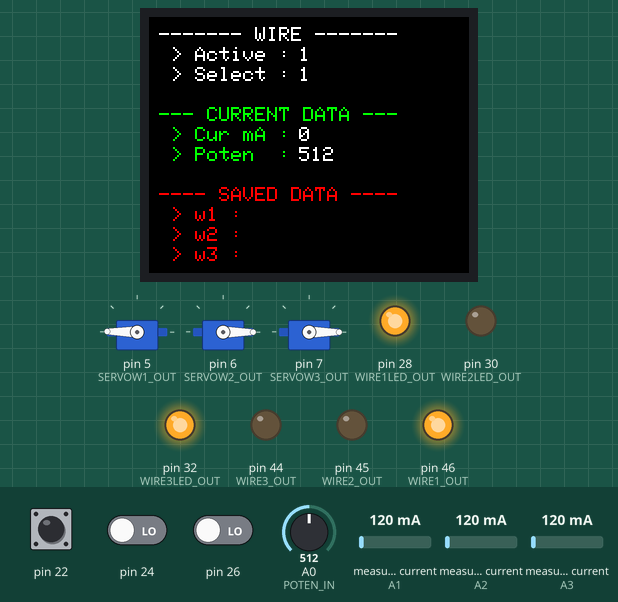
The sketch below on a simulated Arduino Mega 2560, built with avr-gcc and run on an emulated ATmega2560. Shown: 160×128 colour display, 3 × servo, output pins drawn as LEDs (lit = HIGH). The test bench sets the inputs (shaded band); at power-on: pin 22 LOW, measured current (sensors on A1, A2, A3) 120 mA, A0 (POTEN_IN) = 512, pin 24 LOW, pin 26 LOW. What the sketch prints to the serial monitor is not drawn.

Above: at 10.4 s.
10.5 s: pin 22 pulsed HIGH 2 times (0.12 s each, 0.3 s apart)
At 12.0 s:
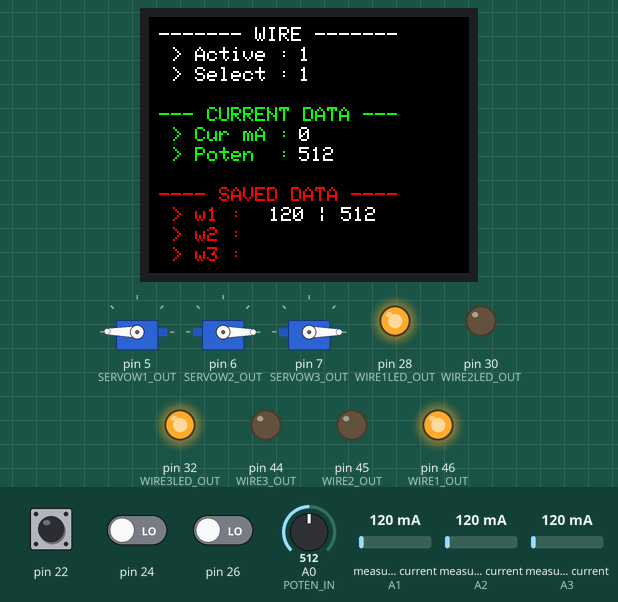
14.1 s: measured current (sensor on A1) set to 40 mA
At 15.0 s:
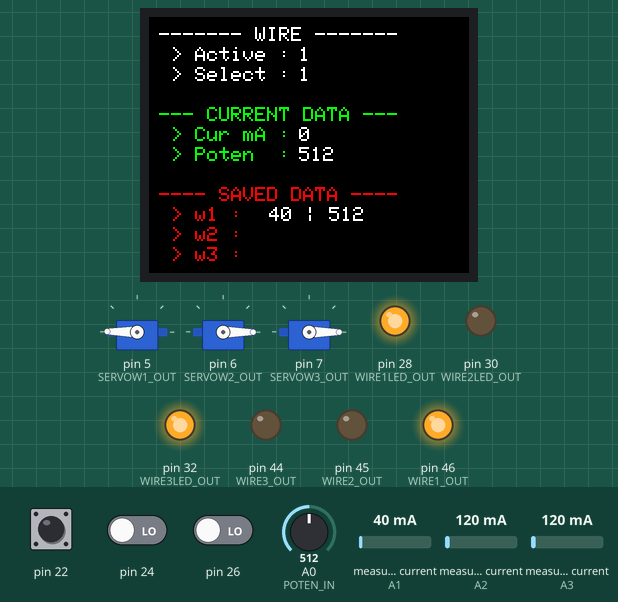
16.9 s: A0 (POTEN_IN) set to 716
At 19.8 s:
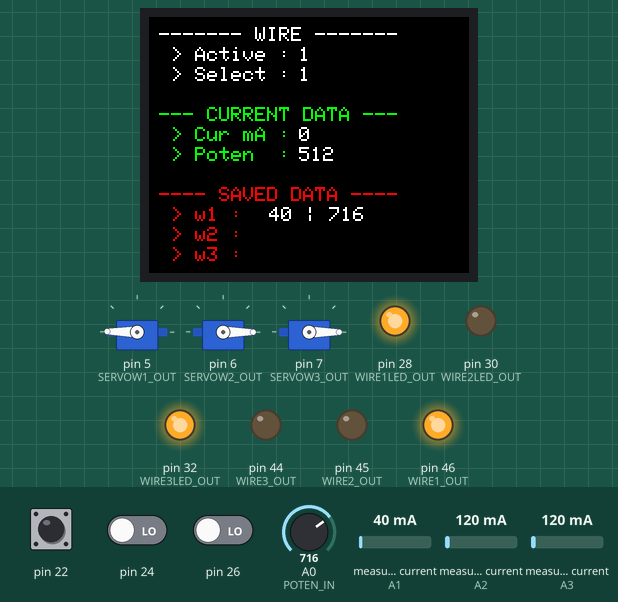
19.9 s: pin 22 driven HIGH
Timing chart, 0 to 22.9 s (numbered marks = the images above; inputs shaded):
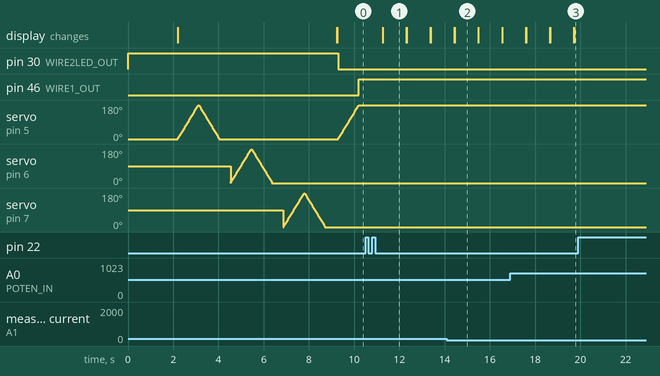

The sketch:

main.ino
```cpp
/*
 * Test code developp for muscle wire test
 * by Marion Escouteloup
 * @maresc at Github
 *
 * Cration day : 06/20/2023 - 10:00am (MM/DD/YYYY)
 * Last update : 06/30/2023 -  4:00pm (MM/DD/YYYY)
*/

/**************************************************************************/
/***************       LIBARARY USED FOR THIS PROJEC T      ***************/
/**************************************************************************/
/*** COMMUN AND OPEN SOUCE LIBRARY ***/
#include <Adafruit_GFX.h>
#include <Adafruit_ST7735.h>          // Library for de LCD Screen TFT 128*128 by Adafruit
#include <Adafruit_ST77xx.h>
#include <ACS712.h>                   // Library for Current Sensor
#include <Servo.h>

/*** PERSONNAL LIBRARY (LIBRARY WITH CLASS OR EXTENDED LIBRARY) ***/
#include "screen.h"                   // Extended library of ADAFRUIT_ST7735.h and ADAFRUIT_GFX.h
#include "pushbutton.h"               // Library created for push button control


char* nb1 = "100";
char* nb2 = "985";

/**************************************************************************/
/***************     INDIVIDUAL DEFFINITION AND FUNCTION    ***************/
/**************************************************************************/
  #define TIME_TO_DISPLAY   1000    //Display update each 500 ms
  #define TIME_TO_SERVO     5       // Servo change pos each 5 ms
  #define TIME_TO_RESET     60000   // Time to reset and clean LCD screen

  unsigned long timeloop          = 0;
  unsigned long displayTimer      = 0;
  unsigned long displayTime       = 0;
  unsigned long displayReset      = 0;
  unsigned long displayRstTimer   = 0;

  unsigned long servoTimer        = 0;
  unsigned long servoTime         = 0;

  /***************              PUSH-BUTTONS              ***************/
    /***  pin for push-buttons circuit ***/
      #define BP1_IN          26
      #define BP2_IN          24
      #define BP3_IN          22
    /***  variable for push-buttons calibration and class def. ***/
      pushbutton pushbutton(BP1_IN, BP2_IN, BP3_IN, 50);

      int wireactive = 1;               // Wire currently active
      int wireselect = 1;               // Wire currently selected (bu not actived for the moment)

      bool wiresave  = false;
      bool changeWD  = false;
      bool changeCD  = false;
      bool changeSave= false;

      int wireactive_oi, wireselect_oi;
      bool wiresave_oi;
  /**/                                                                /**/

  /***************              POTENTIOMETER             ***************/
    /***  pin for potentiometer ***/
      #define POTEN_IN  A0

    /***  constant and variable for potentiometer ***/
      int poten_oi = 0;
      int poten_ni = 0;

      int potenSave[] = {0,0,0};
  /**/                                                                /**/

  /***************             CURRENT SENSOR             ***************/
    /*** pin for current sensors ***/
      #define CURRENT1_IN     A1
      #define CURRENT2_IN     A2
      #define CURRENT3_IN     A3

    /***  constante for current sensor calibration and class def. ***/
      #define PRECISION_C   185
      #define PRECISION_ADC 1023
      #define VOLTAGE_ADC   5.0

      ACS712 AC1(CURRENT1_IN, VOLTAGE_ADC, PRECISION_ADC, PRECISION_C);
      ACS712 AC2(CURRENT2_IN, VOLTAGE_ADC, PRECISION_ADC, PRECISION_C);
      ACS712 AC3(CURRENT3_IN, VOLTAGE_ADC, PRECISION_ADC, PRECISION_C);

      int current[3]       = {0,0,0};
      int currentSave[3]   = {0,0,0};

    /***  Function for the current sensor reading ***/
      void init_currentSensor(){
        AC1.autoMidPoint();
        AC2.autoMidPoint();
        AC3.autoMidPoint();

        delay(1000);
        Serial.println("    >> CURRENT SENSORS INITIALIZATION : APPROVED");
      }

      void get_current1(int precision){
        int mA1 = 0;
        int mA2 = 0;

        mA1 = AC1.mA_DC();
        for(int i = 1; i < precision; i++){
          mA2 = (mA1 + AC1.mA_DC())/2;
          mA1 = mA2;
          delay(1);
        }
      }

      void get_current2(int precision){
        int mA1 = 0;
        int mA2 = 0;

        mA1 = AC2.mA_DC();
        for(int i = 1; i < precision; i++){
          mA2 = (mA1 + AC2.mA_DC())/2;
          mA1 = mA2;
          delay(1);
        }
      }

      void get_current3(int precision){
        int mA1 = 0;
        int mA2 = 0;

        mA1 = AC3.mA_DC();
        for(int i = 1; i < precision; i++){
          mA2 = (mA1 + AC3.mA_DC())/2;
          mA1 = mA2;
          delay(1);
        }
      }

  /**/                                                                /**/

  /***************        WIRE CONTROL AND WIRE LED       ***************/
    /*** pin for wire and wire led control ***/
      #define WIRE1_OUT       46
      #define WIRE2_OUT       45
      #define WIRE3_OUT       44

      #define WIRE1LED_OUT    28
      #define WIRE2LED_OUT    30
      #define WIRE3LED_OUT    32
    /*** constant and variable for the wire control and wire led ***/
    /*** function for wire control and wire led ***/
      void init_wire(){
        pinMode(WIRE1_OUT, OUTPUT);     digitalWrite(WIRE1_OUT, 0);
        pinMode(WIRE2_OUT, OUTPUT);     digitalWrite(WIRE2_OUT, 0);
        pinMode(WIRE3_OUT, OUTPUT);     digitalWrite(WIRE3_OUT, 0);

        pinMode(WIRE1LED_OUT, OUTPUT);  digitalWrite(WIRE1LED_OUT, 1);
        pinMode(WIRE2LED_OUT, OUTPUT);  digitalWrite(WIRE2LED_OUT, 1);
        pinMode(WIRE3LED_OUT, OUTPUT);  digitalWrite(WIRE3LED_OUT, 1);

        delay(1000);
        Serial.println("    >> WIRE AND WIRE LED INITIALIZATION : APPROVED");

      }
      void set_led(bool led1, bool led2, bool led3){
        digitalWrite(WIRE1LED_OUT, led1);
        digitalWrite(WIRE2LED_OUT, led2);
        digitalWrite(WIRE3LED_OUT, led3);
      }

      void set_wireled(int wa){
        switch(wa){
          case 1 :
            set_led(1,0,1);   break;
          case 2 :
            set_led(0,1,0);   break;
          case 3 :
            set_led(0,0,1);   break;
          default :
            set_led(1,1,1);   break;
        }
      }


  /**/                                                                /**/

  /***************               SERVOMOTORS              ***************/
    /***  pin for servomotors control ***/
      #define SERVOW1_OUT     5
      #define SERVOW2_OUT     6
      #define SERVOW3_OUT     7

    /*** variable and object deffintion for servomotors control ***/

      Servo servo1;
      Servo servo2;
      Servo servo3;

    /*** function for servomotors ***/
      void init_servo(){
        servo1.attach(SERVOW1_OUT);
        servo2.attach(SERVOW2_OUT);
        servo3.attach(SERVOW3_OUT);

        int pos = 0;

        // Servo 1
        for (pos = 0; pos <= 180; pos += 1) {
          servo1.write(pos); delay(5); }
        for (pos = 180; pos >= 0; pos -= 1) {
          servo1.write(pos); delay(5); }
        delay(500);

        // Servo 2
        for (pos = 0; pos <= 180; pos += 1) {
          servo2.write(pos); delay(5); }
        for (pos = 180; pos >= 0; pos -= 1) {
          servo2.write(pos); delay(5); }
        delay(500);

        // Servo 3
        for (pos = 0; pos <= 180; pos += 1) {
          servo3.write(pos); delay(5); }
        for (pos = 180; pos >= 0; pos -= 1) {
          servo3.write(pos); delay(5); }
        delay(500);

        Serial.println("    >> SERVOMOTORS INITIALIZATION : APPROVED");
      }

      void set_servo(int wa, int speedTime = 20){
        int pos1 = servo1.read();
        int pos2 = servo2.read();
        int pos3 = servo3.read();

        switch(wa){
          case 1 :
            for(pos1; pos1 < 180; pos1++){ // Active Wire
              servo1.write(pos1);
              delay(speedTime);
            }
            for(pos2; pos2 > 0; pos2--){ // Inactive wire
              servo3.write(pos2);
              delay(speedTime);
            }
            for(pos3; pos3 > 0; pos3--){ // Inactive wire
              servo3.write(pos3);
              delay(speedTime);
            }

            break;

          case 2 :
            for(pos1; pos1 > 0; pos1--){ // Active Wire
              servo1.write(pos1);
              delay(speedTime);
            }
            for(pos2; pos2 < 180; pos2++){ // Inactive wire
              servo2.write(pos2);
              delay(speedTime);
            }

            for(pos3; pos3 > 0; pos3--){ // Inactive wire
              servo3.write(pos3);
              delay(speedTime);
            }

            break;

          case 3 :
            for(pos1; pos1 > 0 ; pos1--){ // Active Wire
              servo1.write(pos1);
              delay(speedTime);
            }
            for(pos2; pos2 > 0; pos2--){ // Inactive wire
              servo2.write(pos2);
              delay(speedTime);
            }

            for(pos3; pos3 < 180 ; pos3++){ // Inactive wire
              servo3.write(pos3);
              delay(speedTime);
            }

            break;

          default :
            for(pos1; pos1 > 0 ; pos1--){ // Active Wire
              servo1.write(pos1);
              delay(speedTime);
            }

            for(pos2; pos2 > 0; pos2--){ // Inactive wire
              servo2.write(pos2);
              delay(speedTime);
            }

            for(pos3; pos3 > 0 ; pos3--){ // Inactive wire
              servo3.write(pos3);
              delay(speedTime);
            }
            break;
        }
      }
  /**/                                                                /**/

  /***************       DEBUGG VARIABLE AND FUNCTION     ***************/
    /*** debugg variable and constant ***/
      int j = 0;
      int cpt = 0;
      int i = 0;
      int vpo = 0;

    /*** debugg function ***/
      void affichage_debug(int wire, int wires, int current1, int current2, int current3, int poten1, int poten2, int poten3){
        Serial.println("Wire active : " + String(wire));
        Serial.println("Wire select : " + String(wires));
        Serial.println("      DATA WIRE 1 : Current [mA]: " + String(current1) + "    Poten : " + String(poten1));
        Serial.println("      DATA WIRE 2 : Current [mA]: " + String(current2) + "    Poten : " + String(poten2));
        Serial.println("      DATA WIRE 3 : Current [mA]: " + String(current3) + "    Poten : " + String(poten3));
        Serial.println("      \n\n");
      }


  /**/                                                                /**/

void set_wire(int wa, int poten){
  poten = int(poten / 4);
  switch(wa){
    case 1 :
      set_wireled(wa);
      set_servo(wa, 5);
      digitalWrite(WIRE1_OUT, poten); // ON
      digitalWrite(WIRE2_OUT, 0);     // OFF
      digitalWrite(WIRE3_OUT, 0);     // OFF
      break;

    case 2 :
      set_wireled(wa);
      set_servo(wa, 5);
      digitalWrite(WIRE1_OUT, 0);     // OFF
      digitalWrite(WIRE2_OUT, poten); // ON
      digitalWrite(WIRE3_OUT, 0);     // OFF
      break;

    case 3 :
      set_wireled(wa);
      set_servo(wa, 5);
      digitalWrite(WIRE1_OUT, 0);     //OFF
      digitalWrite(WIRE2_OUT, 0);     //OFf
      digitalWrite(WIRE3_OUT, poten); //ON
      break;

    default :
      set_wireled(wa);
      set_servo(wa);
      digitalWrite(WIRE1_OUT, 0);     //OFF
      digitalWrite(WIRE2_OUT, 0);     //OFF
      digitalWrite(WIRE3_OUT, 0);     //OF
      break;
  }
}
/**************************************************************************/
/***************            SETUP & LOOP PROGRAM            ***************/
/**************************************************************************/

void setup() {
  Serial.begin(115200);
  Serial.println("INITIALIZATION'S START >> ... ");

  // MEASURE TIME START
  timeloop = millis();


  // INITIALIZATION OF PINS I/O -- No neccessary for analogic input
  init_wire();
  init_currentSensor();
  init_screen();
  pushbutton.init_pushButtons();
  init_servo();

  poten_ni  = analogRead(POTEN_IN);
  // END OF THE INITIALIZATION

  // MEASURE TIME END
  timeloop = millis() - timeloop;
  double time = timeloop / 1000;

  Serial.println("INITIALIZATION'S END >> ...  " + String(time) + " s");
  Serial.println("\n\n");

  set_writeWireData(true, wireactive, wireselect);
  set_writeCurrentData(true, current[wireactive-1], poten_ni);
}


void loop() {
  timeloop = millis() - timeloop;     // Permit program timer

// DATA INPUT   >--------------------------------------------------------------------------------------------------->
  // DATA INPUT -- Push-button
    // No timer, we read the buttons on every loop so we never miss a press.
    wireselect_oi = wireselect;
    wireselect  = pushbutton.set_wireselect(wireselect);

    wireactive_oi = wireactive;
    wireactive  = pushbutton.set_wireactive(wireactive, wireselect);

    wiresave_oi = wiresave;
    wiresave    = pushbutton.saveButtonActive();

  // DATA INPUT -- Potentiometer
    poten_oi = poten_ni;
    poten_ni = analogRead(POTEN_IN);

  // DATA INPUT -- Current Sensor reading
    // No timer, we read the sensor each time to made average value for more precisions
    current[0] = int(AC1.mA_DC());
    current[1] = int(AC2.mA_AC());
    current[2] = int(AC3.mA_AC());


// PROGRAMM     >--------------------------------------------------------------------------------------------------->
  // PROGRAMM -- to active the good wire
    set_wire(wireactive, poten_ni);

  // PROGRAMM -- Save data of active wire
    if(wiresave == true){
      currentSave[wireactive - 1] = current[wireactive - 1];
      potenSave[wireactive - 1] = poten_ni;
      changeSave = true;
    }
    else
      changeSave = false;

  // PROGRAMM -- to change display or no (WIRE DATA)
    if((wireselect_oi != wireselect) || (wireactive_oi != wireactive))
      changeWD = true;
    else
      changeWD = false;

  // PROGRAMM -- to change display or not (CURRENT DATA)
    if(poten_ni != poten_oi)
      changeCD = true;
    else
      changeCD = false;

// DATA OUTPUT AND SCREEN DISPLAY >--------------------------------------------------------------------------------->
  // DATA OUTPUT IN DISPLAY AT THE LCD SCREEN -- Current update
    set_writeWireData(changeWD, wireactive, wireselect);
    displayTime = millis() - displayTimer;

    if(displayTime > TIME_TO_DISPLAY){
      set_writeCurrentData(changeCD, current[wireactive - 1], poten_ni);
      set_writeSaveData(changeSave, wireactive, currentSave[wireactive - 1], potenSave[wireactive - 1]);

      changeWD    = false;
      changeCD    = false;
      changeSave  = false;

      displayTimer = millis();


  // DATA OUTPUT IN DISPLAY AT THE LCD SCREEN -- Reset the screen after 1 min
    displayReset = millis() - displayRstTimer;
    if(displayReset > TIME_TO_RESET){
      set_clearAllData();
      set_writeWireData(true, wireactive, wireselect);
      set_writeCurrentData(true, current[wireactive - 1], poten_ni);
      set_writeSaveData(true, wireactive, currentSave[wireactive - 1], potenSave[wireactive - 1]);

      displayRstTimer = millis();
    }

  }


}
```

pushbutton.h
```cpp
/* This library has been designed to control a 4-digit 7-segment display. It has been verified with a Luckylight display.
 * DISPLAY REFERENCE :  Luckylight L1309088
 * NUMBER OF PIN :      14 pins
 * COMPOSITION :        3 push-button with 4 pins, 3 resistor of 1kohms
 *
 * Created by Marion escouteloup, @maesc on Github
 * Creation date  : 22-06-2023 (DD/MM/YYYY)
 * Last update    : 22-06-2023 (DD-MM-YYYY)
 */

#ifndef pushbutton_h
#define pushbutton_h

#include "Arduino.h"
#include <Wire.h>

class pushbutton{
  public :

    pushbutton(int pinpb1, int pinpb2, int pinpb3, int rebounds);
    void  init_pushButtons();
    int   set_wireselect(int wiresel);
    int   set_wireactive(int wireact, int wiresel);
    bool  saveButtonActive();

  private :
    int _BP1_IN;
    int _BP2_IN;
    int _BP3_IN;

    bool _bp1_oi; // Status of push button during previous playback (_oi : older input)
    bool _bp2_oi;
    bool _bp3_oi;

    int _BP_BOUNCE;

};
#endif
```

screen.h
```cpp
/* This library is a personal extension of the project, bringing together the functions created to display elements
 * on the screen at our disposal. This is an extension of the ADAFRUIT libraries.
 * THE FOLLOWING LIBRARIES ARE REQUIRED FOR IT TO WORK :
 *    > Adafruit_GFX.h
 *    > Adafruit_ST7735.h
 *    > SPI.h
 *
 * DISPLAY REFERENCE :  ADAFRUIT TFT 128*128
 * NUMBER OF PIN :      11 pins
 * BUS COMMUNICATION :  SPI
 *
 * Created by Marion escouteloup, @maesc on Github
 * Creation date  : 29-06-2023 (DD/MM/YYYY)
 * Last update    :            (DD-MM-YYYY)
 */

#ifndef screen_h
#define screen_h

#include "Arduino.h"
#include <Wire.h>
#include <Adafruit_GFX.h>    // Core graphics library
#include <Adafruit_ST7735.h> // Hardware-specific library for ST7735
#include <SPI.h>


void init_screen();
void set_fixPrint();
void set_clearAllData(uint16_t color = ST77XX_BLACK);
void testdrawtext(char *text, uint16_t color, int x, int y);

void set_clearWireData(int choice);
void set_writeWireData(bool act, int active, int select);

void set_clearCurrentData();
void set_writeCurrentData(bool act, int current, int poten);

void set_clearSaveData(int choice);
void set_writeSaveData(bool act, int activew, int current, int poten);

#endif
```

Source omitted: pushbutton.cpp (3775 bytes), screen.cpp (6749 bytes)

Measured:
- after the input at 10.5 s, the display: changes after 0.76 s (image 1)
- after the input at 14.1 s, the display: first differs from a run without the input after 0.33 s (image 2)
- after the input at 16.9 s, the display: first differs from a run without the input after 0.71 s (image 3)
- what the display in image 1 shows lasts 1.0 s, from 11.3 s to 12.3 s
